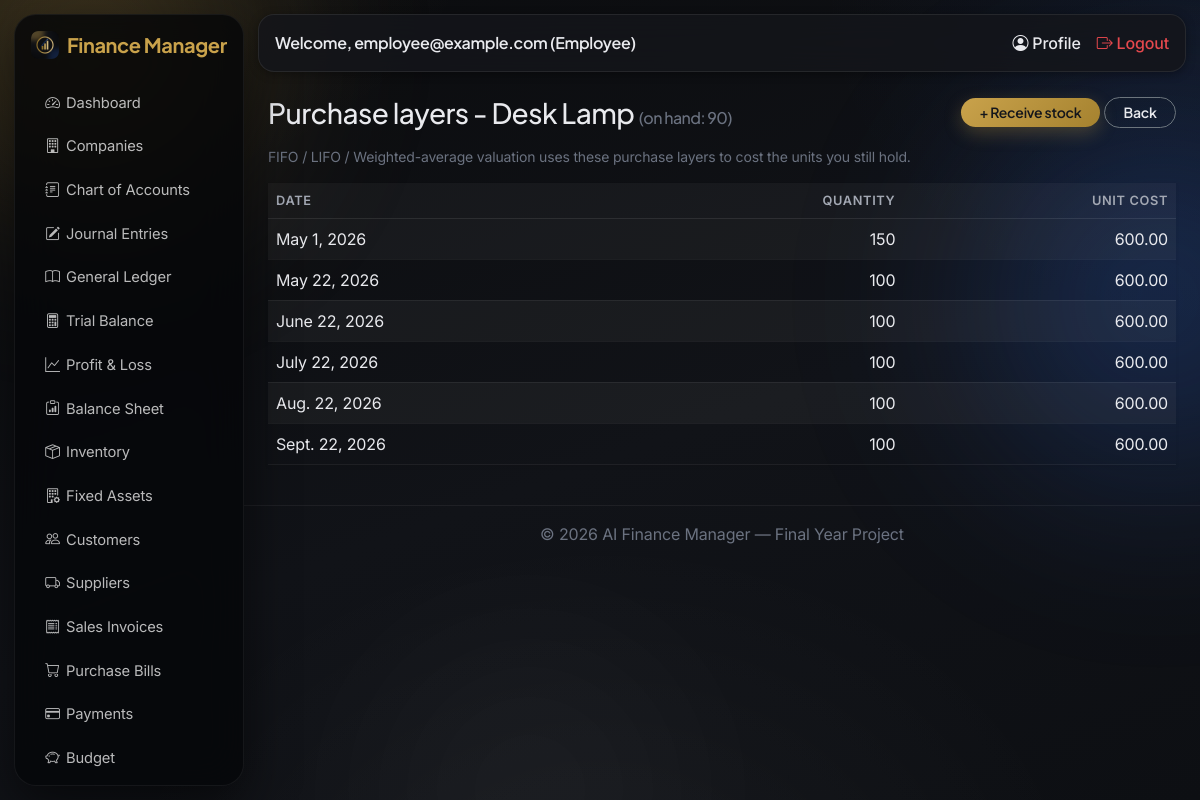
/inventory/5/lots/ (signed in), run on the app's committed database.
### accounts/models.py (models this page shows, shortened)
class User(AbstractUser):
    class Role(models.TextChoices):
        SUPER_ADMIN = 'SUPER_ADMIN', 'Super Admin'
        COMPANY_OWNER = 'COMPANY_OWNER', 'Company Owner'
        ACCOUNTANT = 'ACCOUNTANT', 'Accountant'
        EMPLOYEE = 'EMPLOYEE', 'Employee'
    role = models.CharField(max_length=20, choices=Role.choices, default=Role.COMPANY_OWNER)
    email = models.EmailField(unique=True)
    phone = models.CharField(max_length=20, blank=True)
    profile_picture = models.ImageField(upload_to='profile_pics/', blank=True, null=True)

### inventory/models.py (models this page shows, shortened)
class InventoryItem(models.Model):
    company = models.ForeignKey(Company, on_delete=models.CASCADE, related_name='inventory_items')
    item_name = models.CharField(max_length=150)
    sku = models.CharField(max_length=50)
    quantity = models.PositiveIntegerField(default=0)
    unit_price = models.DecimalField(max_digits=12, decimal_places=2)
    cost_price = models.DecimalField(max_digits=12, decimal_places=2)
    selling_price = models.DecimalField(max_digits=12, decimal_places=2)
    low_stock_threshold = models.PositiveIntegerField(default=10)
    selling_cost = models.DecimalField(
        max_digits=12, decimal_places=2, default=0,
        help_text='Estimated cost to sell one unit (commission, delivery...). Used for Net Realisable Value.',
    )
    recorded_writedown = models.DecimalField(max_digits=14, decimal_places=2, default=0, editable=False)
    created_at = models.DateTimeField(auto_now_add=True)
    class Meta:
        unique_together = ('company', 'sku')
        ordering = ['item_name']

class StockLot(models.Model):
    item = models.ForeignKey(InventoryItem, on_delete=models.CASCADE, related_name='lots')
    date = models.DateField()
    quantity = models.PositiveIntegerField()
    unit_cost = models.DecimalField(max_digits=12, decimal_places=2)
    created_at = models.DateTimeField(auto_now_add=True)
    class Meta:
        ordering = ['date', 'id']

### inventory/views.py (the view)
# urls.py: path('<int:pk>/lots/', views.lot_list, name='lot_list'),
@login_required
def lot_list(request, pk):
    company = get_active_company(request)
    item = get_object_or_404(InventoryItem, pk=pk, company=company)
    return render(request, 'inventory/lot_list.html', {'item': item, 'lots': item.lots.all(), 'company': company})

### accounting/views.py (called while the page is built)
def get_active_company(request):
    accessible = user_accessible_companies(request.user)
    company_id = request.session.get('active_company_id')
    company = None
    if company_id:
        company = accessible.filter(pk=company_id).first()
    if not company:
        company = accessible.first()
        if company:
            request.session['active_company_id'] = company.pk
    return company

### accounts/permissions.py (called while the page is built)
def is_super_admin(user):
    return user.is_authenticated and user.role == user.Role.SUPER_ADMIN

def user_accessible_companies(user):
    from companies.models import Company
    if is_super_admin(user):
        return Company.objects.all()
    return Company.objects.filter(models_q_owner_or_staff(user)).distinct()

def models_q_owner_or_staff(user):
    from django.db.models import Q
    return Q(owner=user) | Q(staff=user)

### inventory/templates/inventory/lot_list.html (shortened to what this page needs)
{% extends 'base.html' %}
{% block content %}
<div class="d-flex justify-content-between align-items-center mb-3">
    <h3 class="mb-0">Purchase layers - {{ item.item_name }} <small class="text-muted fs-6">(on hand: {{ item.quantity }})</small></h3>
    <div>
        <a href="{% url 'inventory:lot_create' item.pk %}" class="btn btn-primary btn-sm">+ Receive stock</a>
        <a href="{% url 'inventory:item_list' %}" class="btn btn-outline-secondary btn-sm">Back</a>
    </div>
</div>
<p class="text-muted small">FIFO / LIFO / Weighted-average valuation uses these purchase layers to cost the units you still hold.</p>
<table class="table table-striped bg-white shadow-sm">
    <thead><tr><th>Date</th><th class="text-end">Quantity</th><th class="text-end">Unit cost</th></tr></thead>
    <tbody>
    {% for l in lots %}<tr><td>{{ l.date }}</td><td class="text-end">{{ l.quantity }}</td><td class="text-end">{{ l.unit_cost }}</td></tr>
    {% empty %}<tr><td colspan="3" class="text-center text-muted">No purchase layers yet - units are costed at the item's cost price.</td></tr>{% endfor %}
    </tbody>
</table>
{% endblock %}

### templates/base.html (shortened to what this page needs)
<!DOCTYPE html>
<html lang="en">
<head>
    {% load static %}
    <link href="https://cdn.jsdelivr.net/npm/bootstrap@5.3.3/dist/css/bootstrap.min.css" rel="stylesheet">
    <link rel="stylesheet" href="https://cdn.jsdelivr.net/npm/bootstrap-icons@1.11.3/font/bootstrap-icons.css">
    <link rel="stylesheet" href="https://cdn.datatables.net/1.13.8/css/dataTables.bootstrap5.min.css">
    <link rel="stylesheet" href="{% load static %}{% static 'css/style.css' %}">
</head>
<body>
<div class="aurora-blob b1"></div>
<div class="aurora-blob b2"></div>
<div class="aurora-blob b3"></div>
{% if user.is_authenticated %}
<div class="d-flex">
    <nav class="sidebar bg-dark text-white p-3" id="sidebarNav" style="width:230px;">
        <h5 class="mb-4 d-flex align-items-center gap-2">
            <img src="{% static 'img/logo.png' %}" alt="AI Finance Manager" style="width:28px;height:28px;border-radius:7px;">
            Finance Manager
        </h5>
        <ul class="nav nav-pills flex-column gap-1">
            <li class="nav-item"><a class="nav-link text-white" href="{% url 'dashboard:home' %}"><i class="bi bi-speedometer2"></i> Dashboard</a></li>
            <li class="nav-item"><a class="nav-link text-white" href="{% url 'companies:list' %}"><i class="bi bi-building"></i> Companies</a></li>
            <li class="nav-item"><a class="nav-link text-white" href="{% url 'accounting:account_list' %}"><i class="bi bi-journal-text"></i> Chart of Accounts</a></li>
            <li class="nav-item"><a class="nav-link text-white" href="{% url 'accounting:journal_list' %}"><i class="bi bi-pencil-square"></i> Journal Entries</a></li>
            <li class="nav-item"><a class="nav-link text-white" href="{% url 'accounting:ledger' %}"><i class="bi bi-book"></i> General Ledger</a></li>
            <li class="nav-item"><a class="nav-link text-white" href="{% url 'accounting:trial_balance' %}"><i class="bi bi-calculator"></i> Trial Balance</a></li>
            <li class="nav-item"><a class="nav-link text-white" href="{% url 'accounting:profit_and_loss' %}"><i class="bi bi-graph-up"></i> Profit &amp; Loss</a></li>
            <li class="nav-item"><a class="nav-link text-white" href="{% url 'accounting:balance_sheet' %}"><i class="bi bi-clipboard-data"></i> Balance Sheet</a></li>
            <li class="nav-item"><a class="nav-link text-white" href="{% url 'inventory:item_list' %}"><i class="bi bi-box-seam"></i> Inventory</a></li>
            <li class="nav-item"><a class="nav-link text-white" href="{% url 'assets:asset_list' %}"><i class="bi bi-building-gear"></i> Fixed Assets</a></li>
            <li class="nav-item"><a class="nav-link text-white" href="{% url 'transactions:customer_list' %}"><i class="bi bi-people"></i> Customers</a></li>
            <li class="nav-item"><a class="nav-link text-white" href="{% url 'transactions:supplier_list' %}"><i class="bi bi-truck"></i> Suppliers</a></li>
            <li class="nav-item"><a class="nav-link text-white" href="{% url 'transactions:invoice_list' %}"><i class="bi bi-receipt"></i> Sales Invoices</a></li>
            <li class="nav-item"><a class="nav-link text-white" href="{% url 'transactions:bill_list' %}"><i class="bi bi-cart"></i> Purchase Bills</a></li>
            <li class="nav-item"><a class="nav-link text-white" href="{% url 'transactions:payment_list' %}"><i class="bi bi-credit-card"></i> Payments</a></li>
            <li class="nav-item"><a class="nav-link text-white" href="{% url 'transactions:budget_list' %}"><i class="bi bi-piggy-bank"></i> Budget</a></li>
            <li class="nav-item"><a class="nav-link text-white" href="{% url 'reports:ai_dashboard' %}"> AI Reports</a></li>
        </ul>
    </nav>
    <div class="flex-grow-1">
        <nav class="navbar navbar-expand navbar-light bg-white border-bottom px-3">
            <span class="navbar-text">Welcome, {{ user.username }} ({{ user.get_role_display }})</span>
            <div class="ms-auto d-flex gap-3">
                <a href="{% url 'accounts:profile' %}" class="text-decoration-none"><i class="bi bi-person-circle"></i> Profile</a>
                <a href="{% url 'accounts:logout' %}" class="text-decoration-none text-danger"><i class="bi bi-box-arrow-right"></i> Logout</a>
            </div>
        </nav>
        <div class="p-4">
            {% block content %}{% endblock %}
        </div>
        <footer class="text-center text-muted py-3 border-top">
            &copy; {% now "Y" %} AI Finance Manager — Final Year Project
        </footer>
    </div>
</div>
{% else %}
    {% block auth_content %}{% endblock %}
{% endif %}
</body>
</html>

### data on the page
User: username "employee@example.com", role "Employee"
InventoryItem: item_name "Desk Lamp", quantity "90"
StockLot: date "May 1, 2026", quantity "150", unit_cost "600.00"
StockLot: date "May 22, 2026", quantity "100", unit_cost "600.00"
StockLot: date "June 22, 2026", quantity "100", unit_cost "600.00"
StockLot: date "July 22, 2026", quantity "100", unit_cost "600.00"
StockLot: date "Aug. 22, 2026", quantity "100", unit_cost "600.00"
StockLot: date "Sept. 22, 2026", quantity "100", unit_cost "600.00"
